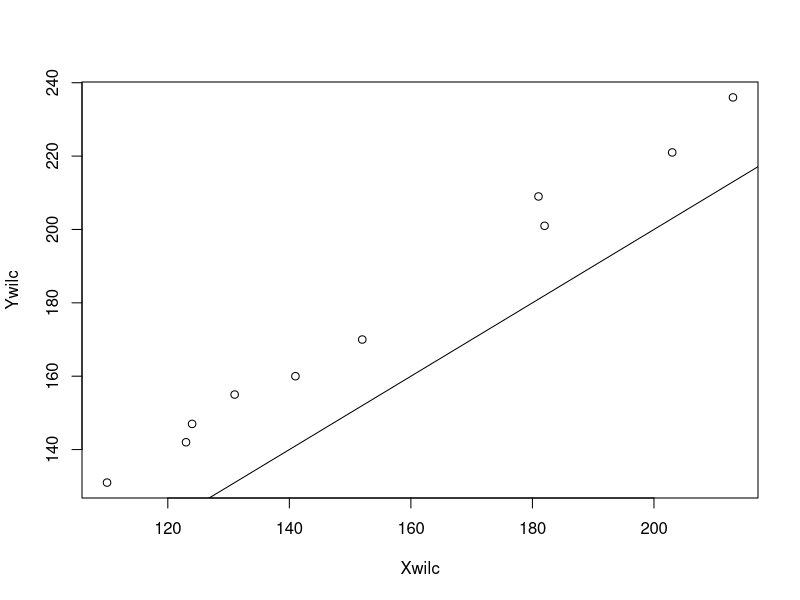
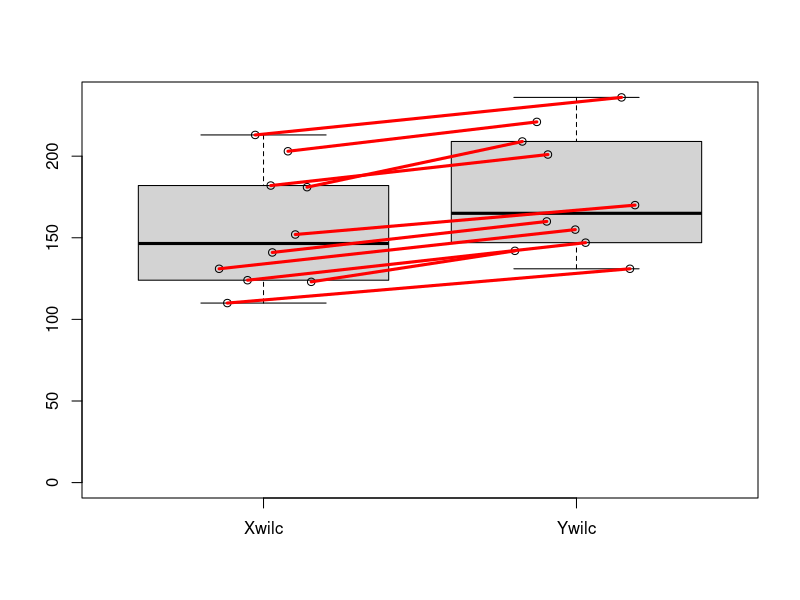

The R script that drew these images, in order: (Note: this script raises an error after producing the figures.)
##### Interesting and realistic example:

intercept = 50  ### Keep away from zero!!
shared = print(10*matrix(rbinom(10, 100, 0.11), ncol=2, nrow=10)) ## same columns
noise = matrix(rbinom(20, 100, 0.11), ncol=2, nrow=10) 
columnEffects = print(matrix(c(0,20), ncol=2, nrow=10, byrow=TRUE))
dataWilcoxonExample = print(intercept + columnEffects + shared + noise)
colnames(dataWilcoxonExample) = c("Xwilc", "Ywilc")
attach(as.data.frame(dataWilcoxonExample))
wilcox.test(Xwilc, Ywilc, paired=TRUE)$p.
wilcox.test(Xwilc, Ywilc, paired=FALSE)$p.
t.test(Xwilc, Ywilc, paired=TRUE)$p.
t.test(Xwilc, Ywilc, paired=FALSE)$p.

#####  What's going on?
plot(dataWilcoxonExample)
abline(a=0, b=1)
##### Notice that most of points are above the line.

boxplot(dataWilcoxonExample, ylim=c(0, max(Ywilc)))
jitteredData = cbind(c(jitter(col(dataWilcoxonExample))), (c(dataWilcoxonExample)))
####  Here col(data) is 1 or 2, for Xwilc and Ywilc
points(jitteredData)
for(i in 1:nrow(dataWilcoxonExample)) 
  lines(jitteredData[c(i, i+nrow(dataWilcoxonExample)), ], 
        col="red", lwd=3)
### Notice that most of the lines are rising.

#####  How biologists present data.

stupidBarPlot(as.data.frame(dataWilcoxonExample), xlab="group", ylab="data")

stupidBarPlot(as.data.frame(dataWilcoxonExample), xlab="group", ylab="data"
              , ylim=c(0,max(Ywilc)))
